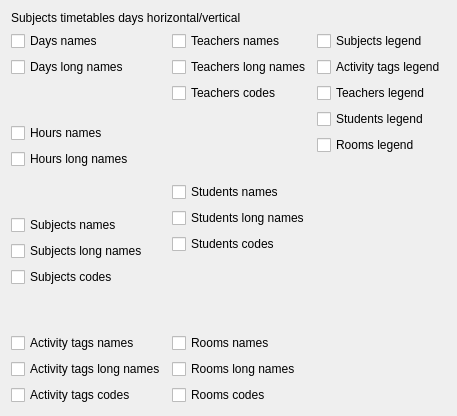
     <widget class="QWidget" name="tabWidgetPage16">
      <attribute name="title">
       <string>16</string>
      </attribute>
      <layout class="QGridLayout" name="gridLayout_17">
       <item row="0" column="0" colspan="3">
        <widget class="QLabel" name="label_16">
         <property name="text">
          <string>Subjects timetables days horizontal/vertical</string>
         </property>
        </widget>
       </item>
       <item row="1" column="0">
        <layout class="QVBoxLayout" name="verticalLayout_25">
         <item>
          <widget class="QCheckBox" name="subjectsDaysHVDaysNamesCheckBox">
           <property name="text">
            <string>Days names</string>
           </property>
          </widget>
         </item>
         <item>
          <widget class="QCheckBox" name="subjectsDaysHVDaysLongNamesCheckBox">
           <property name="text">
            <string>Days long names</string>
           </property>
          </widget>
         </item>
         <item>
          <spacer name="verticalSpacer_64">
           <property name="orientation">
            <enum>Qt::Vertical</enum>
           </property>
           <property name="sizeHint" stdset="0">
            <size>
             <width>20</width>
             <height>40</height>
            </size>
           </property>
          </spacer>
         </item>
         <item>
          <widget class="QCheckBox" name="subjectsDaysHVHoursNamesCheckBox">
           <property name="text">
            <string>Hours names</string>
           </property>
          </widget>
         </item>
         <item>
          <widget class="QCheckBox" name="subjectsDaysHVHoursLongNamesCheckBox">
           <property name="text">
            <string>Hours long names</string>
           </property>
          </widget>
         </item>
         <item>
          <spacer name="verticalSpacer_65">
           <property name="orientation">
            <enum>Qt::Vertical</enum>
           </property>
           <property name="sizeHint" stdset="0">
            <size>
             <width>20</width>
             <height>40</height>
            </size>
           </property>
          </spacer>
         </item>
         <item>
          <widget class="QCheckBox" name="subjectsDaysHVSubjectsNamesCheckBox">
           <property name="text">
            <string>Subjects names</string>
           </property>
          </widget>
         </item>
         <item>
          <widget class="QCheckBox" name="subjectsDaysHVSubjectsLongNamesCheckBox">
           <property name="text">
            <string>Subjects long names</string>
           </property>
          </widget>
         </item>
         <item>
          <widget class="QCheckBox" name="subjectsDaysHVSubjectsCodesCheckBox">
           <property name="text">
            <string>Subjects codes</string>
           </property>
          </widget>
         </item>
         <item>
          <spacer name="verticalSpacer_66">
           <property name="orientation">
            <enum>Qt::Vertical</enum>
           </property>
           <property name="sizeHint" stdset="0">
            <size>
             <width>20</width>
             <height>40</height>
            </size>
           </property>
          </spacer>
         </item>
         <item>
          <widget class="QCheckBox" name="subjectsDaysHVActivityTagsNamesCheckBox">
           <property name="text">
            <string>Activity tags names</string>
           </property>
          </widget>
         </item>
         <item>
          <widget class="QCheckBox" name="subjectsDaysHVActivityTagsLongNamesCheckBox">
           <property name="text">
            <string>Activity tags long names</string>
           </property>
          </widget>
         </item>
         <item>
          <widget class="QCheckBox" name="subjectsDaysHVActivityTagsCodesCheckBox">
           <property name="text">
            <string>Activity tags codes</string>
           </property>
          </widget>
         </item>
        </layout>
       </item>
       <item row="1" column="1">
        <layout class="QVBoxLayout" name="verticalLayout_26">
         <item>
          <widget class="QCheckBox" name="subjectsDaysHVTeachersNamesCheckBox">
           <property name="text">
            <string>Teachers names</string>
           </property>
          </widget>
         </item>
         <item>
          <widget class="QCheckBox" name="subjectsDaysHVTeachersLongNamesCheckBox">
           <property name="text">
            <string>Teachers long names</string>
           </property>
          </widget>
         </item>
         <item>
          <widget class="QCheckBox" name="subjectsDaysHVTeachersCodesCheckBox">
           <property name="text">
            <string>Teachers codes</string>
           </property>
          </widget>
         </item>
         <item>
          <spacer name="verticalSpacer_67">
           <property name="orientation">
            <enum>Qt::Vertical</enum>
           </property>
           <property name="sizeHint" stdset="0">
            <size>
             <width>20</width>
             <height>40</height>
            </size>
           </property>
          </spacer>
         </item>
         <item>
          <widget class="QCheckBox" name="subjectsDaysHVStudentsNamesCheckBox">
           <property name="text">
            <string>Students names</string>
           </property>
          </widget>
         </item>
         <item>
          <widget class="QCheckBox" name="subjectsDaysHVStudentsLongNamesCheckBox">
           <property name="text">
            <string>Students long names</string>
           </property>
          </widget>
         </item>
         <item>
          <widget class="QCheckBox" name="subjectsDaysHVStudentsCodesCheckBox">
           <property name="text">
            <string>Students codes</string>
           </property>
          </widget>
         </item>
         <item>
          <spacer name="verticalSpacer_68">
           <property name="orientation">
            <enum>Qt::Vertical</enum>
           </property>
           <property name="sizeHint" stdset="0">
            <size>
             <width>20</width>
             <height>40</height>
            </size>
           </property>
          </spacer>
         </item>
         <item>
          <widget class="QCheckBox" name="subjectsDaysHVRoomsNamesCheckBox">
           <property name="text">
            <string>Rooms names</string>
           </property>
          </widget>
         </item>
         <item>
          <widget class="QCheckBox" name="subjectsDaysHVRoomsLongNamesCheckBox">
           <property name="text">
            <string>Rooms long names</string>
           </property>
          </widget>
         </item>
         <item>
          <widget class="QCheckBox" name="subjectsDaysHVRoomsCodesCheckBox">
           <property name="text">
            <string>Rooms codes</string>
           </property>
          </widget>
         </item>
        </layout>
       </item>
       <item row="1" column="2">
        <layout class="QVBoxLayout" name="verticalLayout_49">
         <item>
          <widget class="QCheckBox" name="subjectsDaysHVSubjectsLegendCheckBox">
           <property name="text">
            <string>Subjects legend</string>
           </property>
          </widget>
         </item>
         <item>
          <widget class="QCheckBox" name="subjectsDaysHVActivityTagsLegendCheckBox">
           <property name="text">
            <string>Activity tags legend</string>
           </property>
          </widget>
         </item>
         <item>
          <widget class="QCheckBox" name="subjectsDaysHVTeachersLegendCheckBox">
           <property name="text">
            <string>Teachers legend</string>
           </property>
          </widget>
         </item>
         <item>
          <widget class="QCheckBox" name="subjectsDaysHVStudentsLegendCheckBox">
           <property name="text">
            <string>Students legend</string>
           </property>
          </widget>
         </item>
         <item>
          <widget class="QCheckBox" name="subjectsDaysHVRoomsLegendCheckBox">
           <property name="text">
            <string>Rooms legend</string>
           </property>
          </widget>
         </item>
         <item>
          <spacer name="verticalSpacer_106">
           <property name="orientation">
            <enum>Qt::Vertical</enum>
           </property>
           <property name="sizeHint" stdset="0">
            <size>
             <width>20</width>
             <height>40</height>
            </size>
           </property>
          </spacer>
         </item>
        </layout>
       </item>
      </layout>
     </widget>
